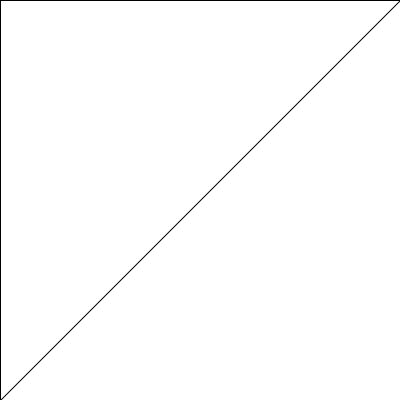
Frame 1 (no input)
Frame 60 (the mouse pressed at the canvas centre just before this capture): identical to frame 1, image omitted
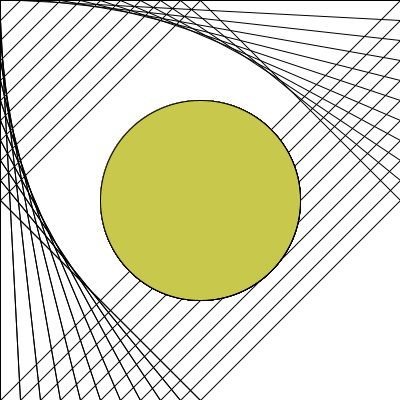
Frame 120 (the mouse held since frame 60 and released just before this capture)

The Processing sketch that drew these frames (run headless with seeded random() and noise(); from frame 60 on, the mouse is pressed at the canvas centre):

// Processing sketch: processing_61269
// ── processing_61269.pde

void setup(){
size(400,400);
background(255,255,255);

}

void draw(){
  background(255,255,255);

  for(int i=0;i<=mouseX;i=i+20){
    line(0,i,i,400);
    line(400,i,i,0);
    line(0,i,i,400);
    line(i,0,0,i);
    line(i,400,400,i);
      
    
    
   
   
    ellipse(mouseX,mouseY,mouseX,mouseX);
    fill(mouseX,mouseY,random(0,255));
   
    
    
   
   
      

    
  }
  }
